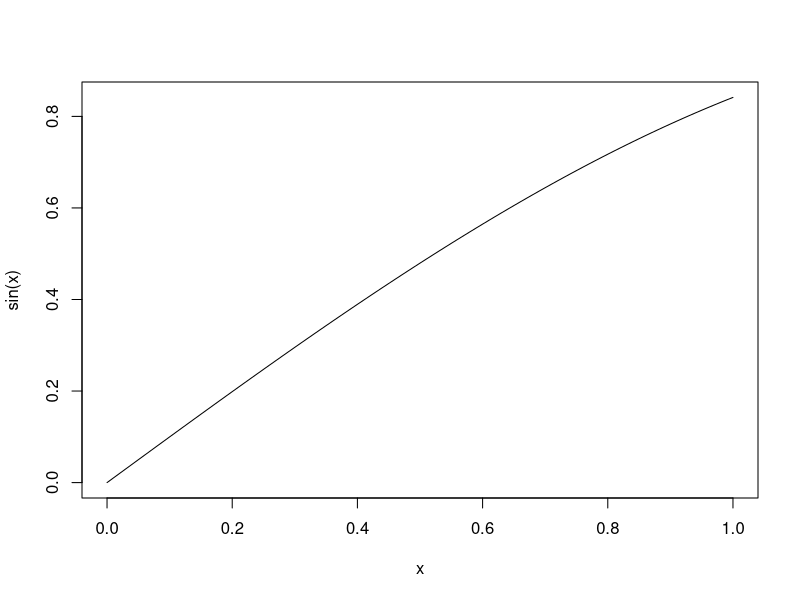

Here is the R script that generated this plot:
## ---- chunk 1
## Global options
knitr::opts_chunk$set(cache = TRUE)
## ---- chunk 2
curve(sin(x))
